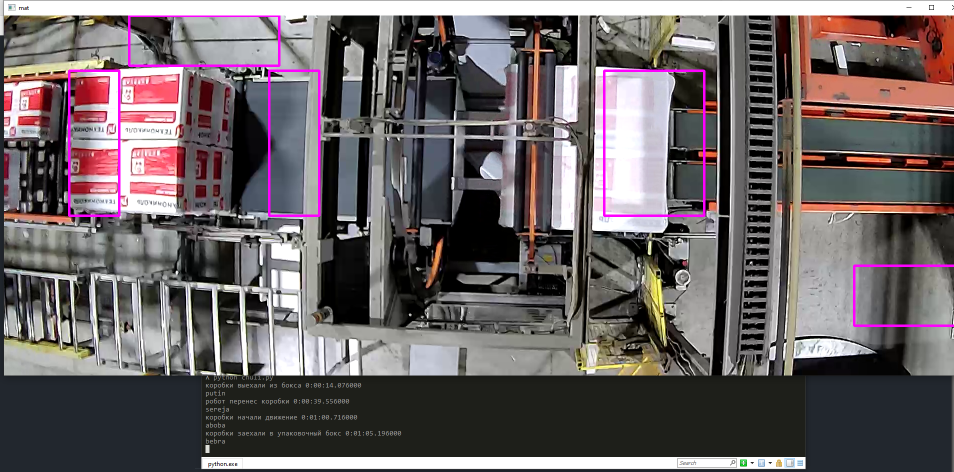
#> input picture assets/workExample.png, 1908 x 944 px, given in place of 1.mp4, which was not available (shown at 1/2 size)
$ python potolok-1.py
#> lines starting #> are read from the running program, lines starting #| are printed output that depends on the picture; after the words box and inside, x2 and y2 are one past the last pixel; in counts of white or black regions, pixels touching at a corner belong together; pictures that were not available may be replaced by others from this repository, and a replacement may not be noted
import cv2
import numpy as np


cap = cv2.VideoCapture('1.mp4')
objectDetector = cv2.createBackgroundSubtractorMOG2(history = 100,varThreshold =5)

while cap.isOpened():
    ret, frame = cap.read()
#> frame is the input picture: shape (944, 1908, 3); mean B, G, R 100.2, 98.4, 106.6
    mask = objectDetector.apply(frame)
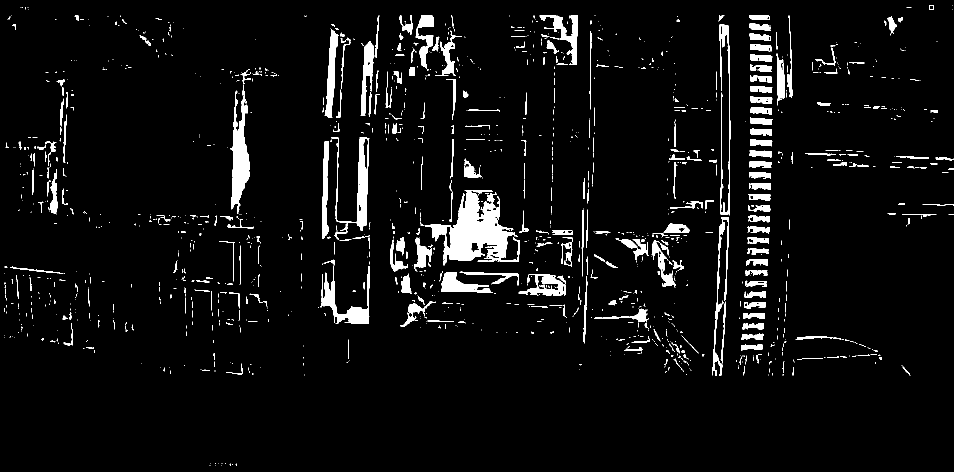
#> mask: shape (944, 1908) (shown at 1/2 size); values 127 (black) and 255 (white), 5.1% white; 1418 white regions (1087 under 20 px), largest, box (x1, y1, x2, y2) and area: (849, 380, 1039, 531) 12198, (460, 169, 500, 428) 4897, (641, 519, 739, 648) 3356
    if not ret:
        break
    gray = cv2.cvtColor(frame,cv2.COLOR_BGR2GRAY)
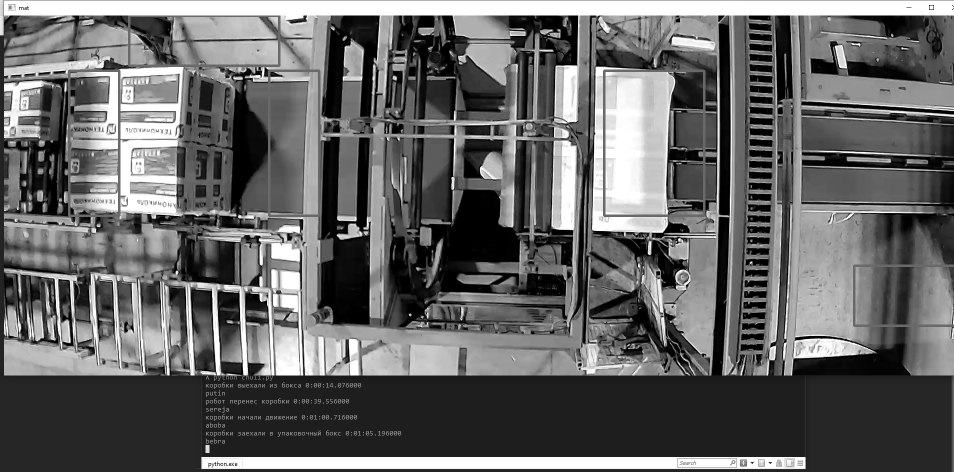
#> gray: shape (944, 1908) (shown at 1/2 size); min 0, max 255, mean 101
    blur = cv2.medianBlur(gray, 5)
    sharpen_kernel = np.array([[-1, -1, -1], [-1, 9, -1], [-1, -1, -1]])
    sharpen = cv2.filter2D(blur, -1, sharpen_kernel)
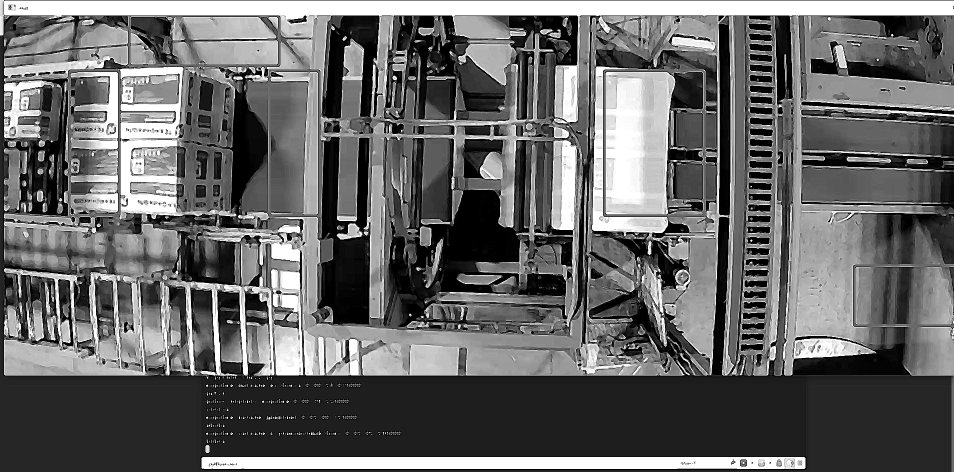
#> sharpen: shape (944, 1908) (shown at 1/2 size); min 0, max 255, mean 102.2

    thresh = cv2.threshold(sharpen, 252, 255, cv2.THRESH_BINARY)[1]
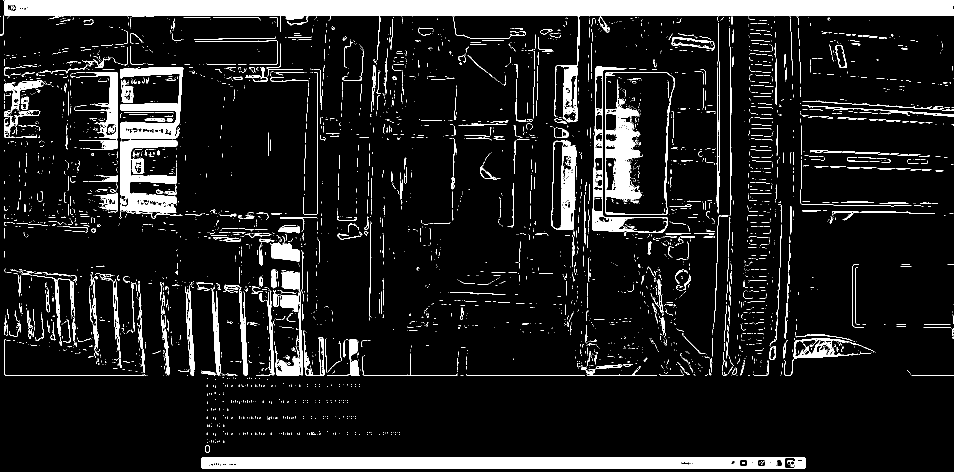
#> thresh: shape (944, 1908) (shown at 1/2 size); 10.6% white; 4837 white regions (4288 under 20 px), largest, box (x1, y1, x2, y2) and area: (0, 0, 1908, 245) 59468, (403, 914, 1611, 938) 27546, (1211, 144, 1350, 429) 8640
    #cv2.imshow('thresh',thresh)
    hsv = cv2.cvtColor(frame, cv2.COLOR_BGR2HSV)
#> hsv: shape (944, 1908, 3); mean H, S, V 63.2, 46.2, 110.2
    lower_white = np.array([0, 0, 200])
    higher_white = np.array([255, 255, 255])
    # getting the range of blue color in frame
    white_range = cv2.inRange(hsv, lower_white, higher_white)
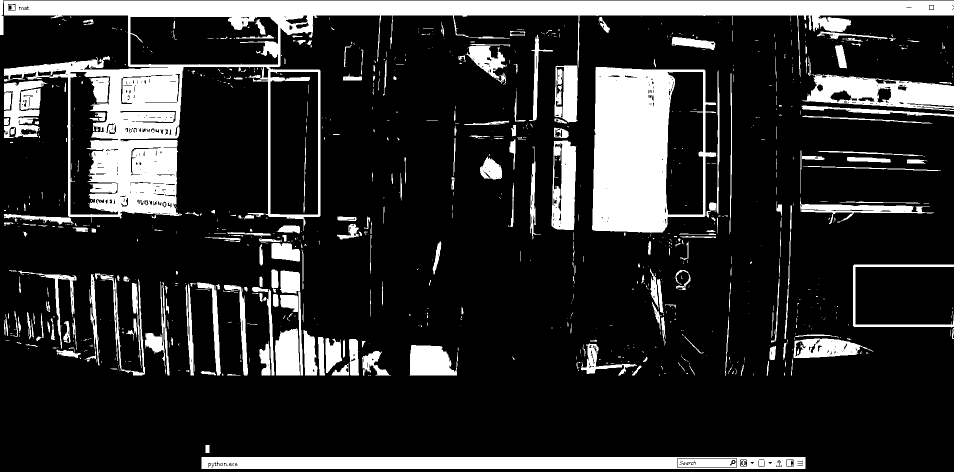
#> white_range: shape (944, 1908) (shown at 1/2 size); 17.9% white; 949 white regions (676 under 20 px), largest, box (x1, y1, x2, y2) and area: (8, 1, 1908, 462) 125786, (1184, 134, 1433, 466) 50731, (403, 914, 1611, 938) 26151

    kernel = cv2.getStructuringElement(cv2.MORPH_RECT, (3, 3))
    close = cv2.morphologyEx(white_range, cv2.MORPH_CLOSE, kernel, iterations=5)
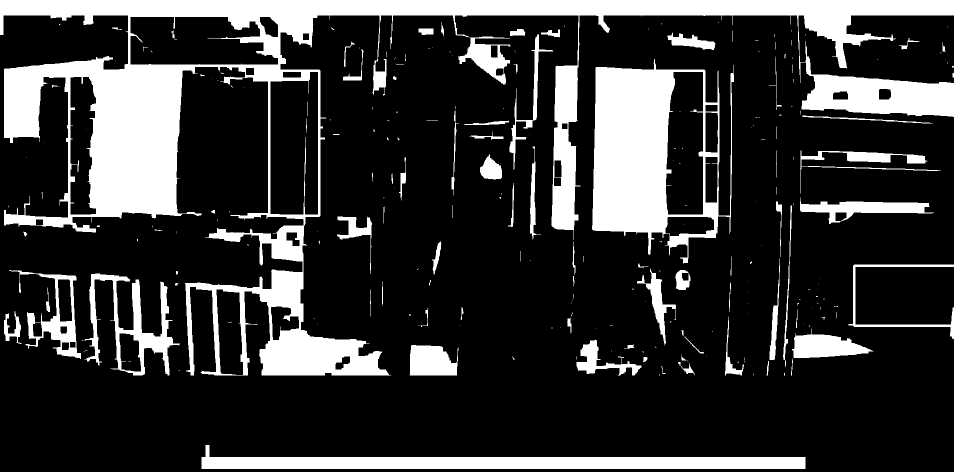
#> close: shape (944, 1908) (shown at 1/2 size); 21.1% white; 254 white regions (165 under 20 px)
    #cv2.imshow('close',close)

    cnts = cv2.findContours(close, cv2.RETR_EXTERNAL, cv2.CHAIN_APPROX_SIMPLE)
#> cnts = 237 contours, 177 with area under 20; largest, box (x1, y1, x2, y2) and area: (0, 0, 1908, 751) 292488, (1184, 118, 1468, 528) 81804, (403, 890, 1611, 938) 27930, (168, 547, 359, 751) 12210, (18, 540, 162, 718) 8336
    cnts = cnts[0] if len(cnts) == 2 else cnts[1]
    best_contour = None
    max_square = 0
    for contour in cnts:
        if max_square < cv2.contourArea(contour):
            max_square = cv2.contourArea(contour)
            best_contour = contour
#> this loop made 237 passes
#> max_square on passes 1, 191, 237: 27930, 81804.5, 292488
#> contour on passes 2, 3, 5, 9, 12, 13: [[1319, 748], [1319, 749], [1318, 750], [1319, 750]], [[1507, 747], [1507, 750]], [[357, 740], [359, 740]], [[1476, 723], [1475, 724], [1475, 725], [1476, 725]], [[1488, 721], [1488, 724]], [[1373, 721], [1374, 721], [1376, 723], [1374, 721]]
#> after the loop, best_contour = contour of 1780 points, box (x1, y1, x2, y2) (0, 0, 1908, 751), area 292488; max_square = 292488
    approx = cv2.approxPolyDP(best_contour,0.001*cv2.arcLength(contour,True),True)
#> approx = contour of 131 points, box (x1, y1, x2, y2) (0, 0, 1908, 751), area 302484

    x,y,w,h = cv2.boundingRect(approx)
#> x = 0; y = 0; w = 1908; h = 751
    if 0.55<w/h<1.45:
        cv2.drawContours(frame,[approx],0,(0,255,0),5)
        print('cube found')
    else:
        print('not found')

   # cv2.drawContours(frame,cnts,-1,(0,255,0),3)
    cv2.imshow('vid', frame)
    #cv2.imshow('x',thresh)
    #cv2.imshow('a',close)
    if cv2.waitKey(1)==25:
#> (key Esc is pressed here)
        break

cap.release()
cv2.destroyAllWindows()

'''
image = cv2.imread('1.jpg')
gray = cv2.cvtColor(image, cv2.COLOR_BGR2GRAY)
blur = cv2.medianBlur(gray, 5)
sharpen_kernel = np.array([[-1,-1,-1], [-1,9,-1], [-1,-1,-1]])
sharpen = cv2.filter2D(blur, -1, sharpen_kernel)

thresh = cv2.threshold(sharpen,160,255, cv2.THRESH_BINARY)[1]
kernel = cv2.getStructuringElement(cv2.MORPH_RECT, (3,3))
close = cv2.morphologyEx(thresh, cv2.MORPH_CLOSE, kernel, iterations=2)

cnts = cv2.findContours(close, cv2.RETR_EXTERNAL, cv2.CHAIN_APPROX_SIMPLE)
cnts = cnts[0] if len(cnts) == 2 else cnts[1]

min_area = 100
max_area = 1500
image_number = 0
best_contour = None
max_square = 0
for contour in cnts:
    if max_square< cv2.contourArea(contour):
        max_square=cv2.contourArea(contour)
        best_contour=contour
cv2.drawContours(image,[best_contour],-1,(0,255,0),3)
#cv2.imshow('sharpen', sharpen)
#cv2.imshow('close', close)
#cv2.imshow('thresh', thresh)
cv2.imshow('image', image)
cv2.waitKey()'''
